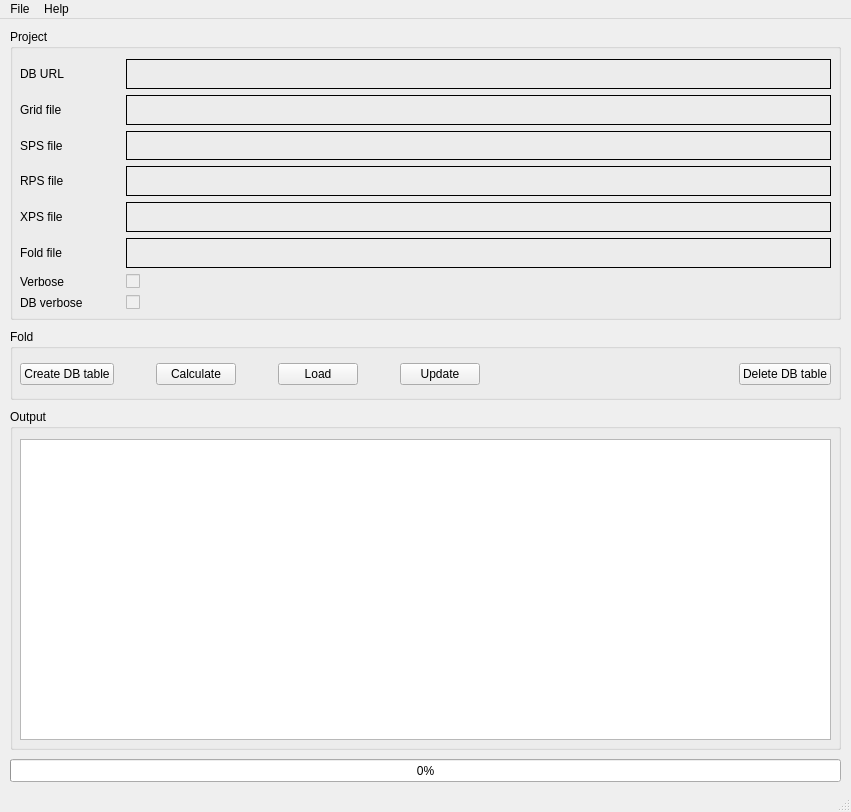
<?xml version="1.0" encoding="UTF-8"?>
<ui version="4.0">
 <class>MainWindow</class>
 <widget class="QMainWindow" name="MainWindow">
  <property name="geometry">
   <rect>
    <x>0</x>
    <y>0</y>
    <width>851</width>
    <height>812</height>
   </rect>
  </property>
  <property name="windowTitle">
   <string>MainWindow</string>
  </property>
  <widget class="QWidget" name="centralwidget">
   <widget class="QGroupBox" name="project">
    <property name="geometry">
     <rect>
      <x>10</x>
      <y>10</y>
      <width>831</width>
      <height>291</height>
     </rect>
    </property>
    <property name="title">
     <string>Project</string>
    </property>
    <widget class="QWidget" name="gridLayoutWidget_2">
     <property name="geometry">
      <rect>
       <x>10</x>
       <y>30</y>
       <width>811</width>
       <height>251</height>
      </rect>
     </property>
     <layout class="QGridLayout" name="gridLayout_2">
      <item row="3" column="2">
       <widget class="QLabel" name="rps_file">
        <property name="frameShape">
         <enum>QFrame::Box</enum>
        </property>
        <property name="text">
         <string/>
        </property>
       </widget>
      </item>
      <item row="1" column="0">
       <widget class="QLabel" name="label">
        <property name="text">
         <string>Grid file</string>
        </property>
       </widget>
      </item>
      <item row="0" column="2">
       <widget class="QLabel" name="db_url">
        <property name="frameShape">
         <enum>QFrame::Box</enum>
        </property>
        <property name="text">
         <string/>
        </property>
       </widget>
      </item>
      <item row="7" column="2">
       <widget class="QCheckBox" name="db_verbose">
        <property name="enabled">
         <bool>false</bool>
        </property>
        <property name="text">
         <string/>
        </property>
       </widget>
      </item>
      <item row="4" column="2">
       <widget class="QLabel" name="xps_file">
        <property name="frameShape">
         <enum>QFrame::Box</enum>
        </property>
        <property name="text">
         <string/>
        </property>
       </widget>
      </item>
      <item row="4" column="0">
       <widget class="QLabel" name="label_5">
        <property name="text">
         <string>XPS file</string>
        </property>
       </widget>
      </item>
      <item row="1" column="2">
       <widget class="QLabel" name="grid_file">
        <property name="frameShape">
         <enum>QFrame::Box</enum>
        </property>
        <property name="text">
         <string/>
        </property>
       </widget>
      </item>
      <item row="2" column="0">
       <widget class="QLabel" name="label_3">
        <property name="text">
         <string>SPS file</string>
        </property>
       </widget>
      </item>
      <item row="6" column="2">
       <widget class="QCheckBox" name="verbose">
        <property name="enabled">
         <bool>false</bool>
        </property>
        <property name="text">
         <string/>
        </property>
       </widget>
      </item>
      <item row="6" column="0">
       <widget class="QLabel" name="label_8">
        <property name="text">
         <string>Verbose</string>
        </property>
       </widget>
      </item>
      <item row="3" column="0">
       <widget class="QLabel" name="label_4">
        <property name="text">
         <string>RPS file</string>
        </property>
       </widget>
      </item>
      <item row="2" column="2">
       <widget class="QLabel" name="sps_file">
        <property name="frameShape">
         <enum>QFrame::Box</enum>
        </property>
        <property name="text">
         <string/>
        </property>
        <property name="wordWrap">
         <bool>true</bool>
        </property>
       </widget>
      </item>
      <item row="5" column="0">
       <widget class="QLabel" name="label_6">
        <property name="text">
         <string>Fold file</string>
        </property>
       </widget>
      </item>
      <item row="0" column="0">
       <widget class="QLabel" name="label_2">
        <property name="maximumSize">
         <size>
          <width>100</width>
          <height>16777215</height>
         </size>
        </property>
        <property name="text">
         <string>DB URL</string>
        </property>
       </widget>
      </item>
      <item row="7" column="0">
       <widget class="QLabel" name="label_9">
        <property name="text">
         <string>DB verbose</string>
        </property>
       </widget>
      </item>
      <item row="5" column="2">
       <widget class="QLabel" name="fold_file">
        <property name="frameShape">
         <enum>QFrame::Box</enum>
        </property>
        <property name="text">
         <string/>
        </property>
       </widget>
      </item>
     </layout>
    </widget>
   </widget>
   <widget class="QGroupBox" name="groupBox">
    <property name="geometry">
     <rect>
      <x>10</x>
      <y>310</y>
      <width>831</width>
      <height>71</height>
     </rect>
    </property>
    <property name="title">
     <string>Fold</string>
    </property>
    <widget class="QWidget" name="gridLayoutWidget">
     <property name="geometry">
      <rect>
       <x>10</x>
       <y>30</y>
       <width>811</width>
       <height>31</height>
      </rect>
     </property>
     <layout class="QGridLayout" name="gridLayout">
      <item row="1" column="10">
       <spacer name="horizontalSpacer_6">
        <property name="orientation">
         <enum>Qt::Horizontal</enum>
        </property>
        <property name="sizeHint" stdset="0">
         <size>
          <width>40</width>
          <height>20</height>
         </size>
        </property>
       </spacer>
      </item>
      <item row="1" column="6">
       <widget class="QPushButton" name="fold_update_btn">
        <property name="text">
         <string>Update</string>
        </property>
       </widget>
      </item>
      <item row="1" column="0">
       <widget class="QPushButton" name="db_table_create_btn">
        <property name="text">
         <string>Create DB table</string>
        </property>
       </widget>
      </item>
      <item row="1" column="1">
       <spacer name="horizontalSpacer">
        <property name="orientation">
         <enum>Qt::Horizontal</enum>
        </property>
        <property name="sizeHint" stdset="0">
         <size>
          <width>40</width>
          <height>20</height>
         </size>
        </property>
       </spacer>
      </item>
      <item row="1" column="13">
       <spacer name="horizontalSpacer_9">
        <property name="orientation">
         <enum>Qt::Horizontal</enum>
        </property>
        <property name="sizeHint" stdset="0">
         <size>
          <width>40</width>
          <height>20</height>
         </size>
        </property>
       </spacer>
      </item>
      <item row="1" column="3">
       <spacer name="horizontalSpacer_3">
        <property name="orientation">
         <enum>Qt::Horizontal</enum>
        </property>
        <property name="sizeHint" stdset="0">
         <size>
          <width>40</width>
          <height>20</height>
         </size>
        </property>
       </spacer>
      </item>
      <item row="1" column="9">
       <spacer name="horizontalSpacer_5">
        <property name="orientation">
         <enum>Qt::Horizontal</enum>
        </property>
        <property name="sizeHint" stdset="0">
         <size>
          <width>40</width>
          <height>20</height>
         </size>
        </property>
       </spacer>
      </item>
      <item row="1" column="11">
       <spacer name="horizontalSpacer_7">
        <property name="orientation">
         <enum>Qt::Horizontal</enum>
        </property>
        <property name="sizeHint" stdset="0">
         <size>
          <width>40</width>
          <height>20</height>
         </size>
        </property>
       </spacer>
      </item>
      <item row="1" column="2">
       <widget class="QPushButton" name="fold_calculate_btn">
        <property name="text">
         <string>Calculate</string>
        </property>
       </widget>
      </item>
      <item row="1" column="5">
       <spacer name="horizontalSpacer_2">
        <property name="orientation">
         <enum>Qt::Horizontal</enum>
        </property>
        <property name="sizeHint" stdset="0">
         <size>
          <width>40</width>
          <height>20</height>
         </size>
        </property>
       </spacer>
      </item>
      <item row="1" column="14">
       <spacer name="horizontalSpacer_10">
        <property name="orientation">
         <enum>Qt::Horizontal</enum>
        </property>
        <property name="sizeHint" stdset="0">
         <size>
          <width>40</width>
          <height>20</height>
         </size>
        </property>
       </spacer>
      </item>
      <item row="1" column="8">
       <spacer name="horizontalSpacer_4">
        <property name="orientation">
         <enum>Qt::Horizontal</enum>
        </property>
        <property name="sizeHint" stdset="0">
         <size>
          <width>40</width>
          <height>20</height>
         </size>
        </property>
       </spacer>
      </item>
      <item row="1" column="4">
       <widget class="QPushButton" name="fold_load_btn">
        <property name="text">
         <string>Load</string>
        </property>
       </widget>
      </item>
      <item row="1" column="12">
       <spacer name="horizontalSpacer_8">
        <property name="orientation">
         <enum>Qt::Horizontal</enum>
        </property>
        <property name="sizeHint" stdset="0">
         <size>
          <width>40</width>
          <height>20</height>
         </size>
        </property>
       </spacer>
      </item>
      <item row="1" column="15">
       <widget class="QPushButton" name="db_table_delete_btn">
        <property name="text">
         <string>Delete DB table</string>
        </property>
       </widget>
      </item>
     </layout>
    </widget>
   </widget>
   <widget class="QGroupBox" name="groupBox_2">
    <property name="geometry">
     <rect>
      <x>10</x>
      <y>390</y>
      <width>831</width>
      <height>341</height>
     </rect>
    </property>
    <property name="title">
     <string>Output</string>
    </property>
    <widget class="QWidget" name="gridLayoutWidget_3">
     <property name="geometry">
      <rect>
       <x>10</x>
       <y>30</y>
       <width>811</width>
       <height>301</height>
      </rect>
     </property>
     <layout class="QGridLayout" name="gridLayout_3">
      <item row="0" column="0">
       <widget class="QTextBrowser" name="output"/>
      </item>
     </layout>
    </widget>
   </widget>
   <widget class="QProgressBar" name="progress_bar">
    <property name="geometry">
     <rect>
      <x>10</x>
      <y>740</y>
      <width>831</width>
      <height>23</height>
     </rect>
    </property>
    <property name="value">
     <number>0</number>
    </property>
   </widget>
  </widget>
  <widget class="QMenuBar" name="menubar">
   <property name="geometry">
    <rect>
     <x>0</x>
     <y>0</y>
     <width>851</width>
     <height>22</height>
    </rect>
   </property>
   <widget class="QMenu" name="menuFile">
    <property name="title">
     <string>File</string>
    </property>
    <addaction name="actionOpen_project"/>
    <addaction name="separator"/>
    <addaction name="actionQuit"/>
   </widget>
   <widget class="QMenu" name="menuHelp">
    <property name="title">
     <string>Help</string>
    </property>
    <addaction name="actionLicense"/>
    <addaction name="actionAbout"/>
   </widget>
   <addaction name="menuFile"/>
   <addaction name="menuHelp"/>
  </widget>
  <widget class="QStatusBar" name="statusbar"/>
  <action name="actionNew_project">
   <property name="icon">
    <iconset>
     <normaloff>:/sfc-ui/icons/folder--plus-24.png</normaloff>:/sfc-ui/icons/folder--plus-24.png</iconset>
   </property>
   <property name="text">
    <string>New project</string>
   </property>
  </action>
  <action name="actionOpen_project">
   <property name="icon">
    <iconset resource="../resources.qrc">
     <normaloff>:/sfc-ui/ui/icons/folder-open-document-24.png</normaloff>:/sfc-ui/ui/icons/folder-open-document-24.png</iconset>
   </property>
   <property name="text">
    <string>Open project</string>
   </property>
  </action>
  <action name="actionSave_project">
   <property name="icon">
    <iconset>
     <normaloff>:/sfc-ui/icons/disk-24.png</normaloff>:/sfc-ui/icons/disk-24.png</iconset>
   </property>
   <property name="text">
    <string>Save project</string>
   </property>
  </action>
  <action name="actionSave_as_project">
   <property name="icon">
    <iconset>
     <normaloff>:/sfc-ui/icons/disk-24.png</normaloff>:/sfc-ui/icons/disk-24.png</iconset>
   </property>
   <property name="text">
    <string>Save as project</string>
   </property>
  </action>
  <action name="actionQuit">
   <property name="icon">
    <iconset resource="../resources.qrc">
     <normaloff>:/sfc-ui/ui/icons/cross-24.png</normaloff>:/sfc-ui/ui/icons/cross-24.png</iconset>
   </property>
   <property name="text">
    <string>Quit</string>
   </property>
  </action>
  <action name="actionLicense">
   <property name="icon">
    <iconset resource="../resources.qrc">
     <normaloff>:/sfc-ui/ui/icons/key-16.png</normaloff>:/sfc-ui/ui/icons/key-16.png</iconset>
   </property>
   <property name="text">
    <string>License</string>
   </property>
  </action>
  <action name="actionAbout">
   <property name="icon">
    <iconset resource="../resources.qrc">
     <normaloff>:/sfc-ui/ui/icons/information-button-24.png</normaloff>:/sfc-ui/ui/icons/information-button-24.png</iconset>
   </property>
   <property name="text">
    <string>About</string>
   </property>
  </action>
 </widget>
 <resources>
  <include location="../resources.qrc"/>
 </resources>
 <connections/>
</ui>
